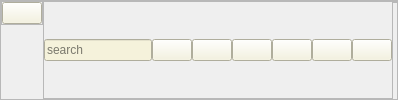
        <widget class="QFrame" name="header_frame">
         <property name="frameShape">
          <enum>QFrame::Shape::StyledPanel</enum>
         </property>
         <property name="frameShadow">
          <enum>QFrame::Shadow::Raised</enum>
         </property>
         <layout class="QHBoxLayout" name="horizontalLayout_2">
          <property name="spacing">
           <number>0</number>
          </property>
          <property name="leftMargin">
           <number>0</number>
          </property>
          <property name="topMargin">
           <number>0</number>
          </property>
          <property name="rightMargin">
           <number>0</number>
          </property>
          <property name="bottomMargin">
           <number>0</number>
          </property>
          <item alignment="Qt::AlignmentFlag::AlignLeft|Qt::AlignmentFlag::AlignTop">
           <widget class="QFrame" name="frame_6">
            <property name="frameShape">
             <enum>QFrame::Shape::StyledPanel</enum>
            </property>
            <property name="frameShadow">
             <enum>QFrame::Shadow::Raised</enum>
            </property>
            <layout class="QHBoxLayout" name="horizontalLayout_6">
             <property name="spacing">
              <number>0</number>
             </property>
             <property name="leftMargin">
              <number>0</number>
             </property>
             <property name="topMargin">
              <number>0</number>
             </property>
             <property name="rightMargin">
              <number>0</number>
             </property>
             <property name="bottomMargin">
              <number>0</number>
             </property>
             <item>
              <widget class="QPushButton" name="pushButton_8">
               <property name="styleSheet">
                <string notr="true">background-color: rgb(245, 242, 219);</string>
               </property>
               <property name="text">
                <string/>
               </property>
               <property name="icon">
                <iconset>
                 <normalon>icons/align-left.svg</normalon>
                </iconset>
               </property>
               <property name="iconSize">
                <size>
                 <width>32</width>
                 <height>32</height>
                </size>
               </property>
              </widget>
             </item>
            </layout>
           </widget>
          </item>
          <item>
           <widget class="QFrame" name="frame_2">
            <property name="frameShape">
             <enum>QFrame::Shape::StyledPanel</enum>
            </property>
            <property name="frameShadow">
             <enum>QFrame::Shadow::Raised</enum>
            </property>
            <layout class="QHBoxLayout" name="horizontalLayout_5">
             <property name="spacing">
              <number>0</number>
             </property>
             <property name="leftMargin">
              <number>0</number>
             </property>
             <property name="topMargin">
              <number>0</number>
             </property>
             <property name="rightMargin">
              <number>0</number>
             </property>
             <property name="bottomMargin">
              <number>0</number>
             </property>
             <item>
              <widget class="QLineEdit" name="lineEdit">
               <property name="styleSheet">
                <string notr="true">background-color: rgb(245, 242, 219);</string>
               </property>
               <property name="placeholderText">
                <string>search</string>
               </property>
              </widget>
             </item>
             <item>
              <widget class="QPushButton" name="pushButton_6">
               <property name="styleSheet">
                <string notr="true">background-color: rgb(245, 242, 219);</string>
               </property>
               <property name="text">
                <string/>
               </property>
               <property name="icon">
                <iconset>
                 <normalon>icons/search.svg</normalon>
                </iconset>
               </property>
              </widget>
             </item>
             <item>
              <widget class="QPushButton" name="pushButton_4">
               <property name="styleSheet">
                <string notr="true">background-color: rgb(245, 242, 219);</string>
               </property>
               <property name="text">
                <string/>
               </property>
               <property name="icon">
                <iconset>
                 <normalon>icons/bell.svg</normalon>
                </iconset>
               </property>
              </widget>
             </item>
             <item>
              <widget class="QPushButton" name="pushButton_5">
               <property name="styleSheet">
                <string notr="true">background-color: rgb(245, 242, 219);</string>
               </property>
               <property name="text">
                <string/>
               </property>
               <property name="icon">
                <iconset>
                 <normalon>icons/user.svg</normalon>
                </iconset>
               </property>
              </widget>
             </item>
             <item>
              <widget class="QPushButton" name="pushButton">
               <property name="styleSheet">
                <string notr="true">background-color: rgb(245, 242, 219);</string>
               </property>
               <property name="text">
                <string/>
               </property>
               <property name="icon">
                <iconset>
                 <normalon>icons/maximize-2.svg</normalon>
                </iconset>
               </property>
              </widget>
             </item>
             <item>
              <widget class="QPushButton" name="pushButton_2">
               <property name="styleSheet">
                <string notr="true">background-color: rgb(245, 242, 219);</string>
               </property>
               <property name="text">
                <string/>
               </property>
               <property name="icon">
                <iconset>
                 <normalon>icons/arrow-down-left.svg</normalon>
                </iconset>
               </property>
              </widget>
             </item>
             <item>
              <widget class="QPushButton" name="pushButton_3">
               <property name="styleSheet">
                <string notr="true">background-color: rgb(245, 242, 219);
</string>
               </property>
               <property name="text">
                <string/>
               </property>
               <property name="icon">
                <iconset>
                 <normalon>icons/x.svg</normalon>
                </iconset>
               </property>
              </widget>
             </item>
            </layout>
           </widget>
          </item>
          <item alignment="Qt::AlignmentFlag::AlignHCenter|Qt::AlignmentFlag::AlignTop">
           <widget class="QFrame" name="frame_3">
            <property name="frameShape">
             <enum>QFrame::Shape::StyledPanel</enum>
            </property>
            <property name="frameShadow">
             <enum>QFrame::Shadow::Raised</enum>
            </property>
            <layout class="QHBoxLayout" name="horizontalLayout">
             <property name="spacing">
              <number>0</number>
             </property>
             <property name="leftMargin">
              <number>0</number>
             </property>
             <property name="topMargin">
              <number>0</number>
             </property>
             <property name="rightMargin">
              <number>0</number>
             </property>
             <property name="bottomMargin">
              <number>0</number>
             </property>
            </layout>
           </widget>
          </item>
          <item alignment="Qt::AlignmentFlag::AlignRight|Qt::AlignmentFlag::AlignTop">
           <widget class="QFrame" name="frame">
            <property name="frameShape">
             <enum>QFrame::Shape::StyledPanel</enum>
            </property>
            <property name="frameShadow">
             <enum>QFrame::Shadow::Raised</enum>
            </property>
            <layout class="QHBoxLayout" name="horizontalLayout_4">
             <property name="spacing">
              <number>0</number>
             </property>
             <property name="leftMargin">
              <number>0</number>
             </property>
             <property name="topMargin">
              <number>0</number>
             </property>
             <property name="rightMargin">
              <number>0</number>
             </property>
             <property name="bottomMargin">
              <number>0</number>
             </property>
            </layout>
           </widget>
          </item>
         </layout>
        </widget>
